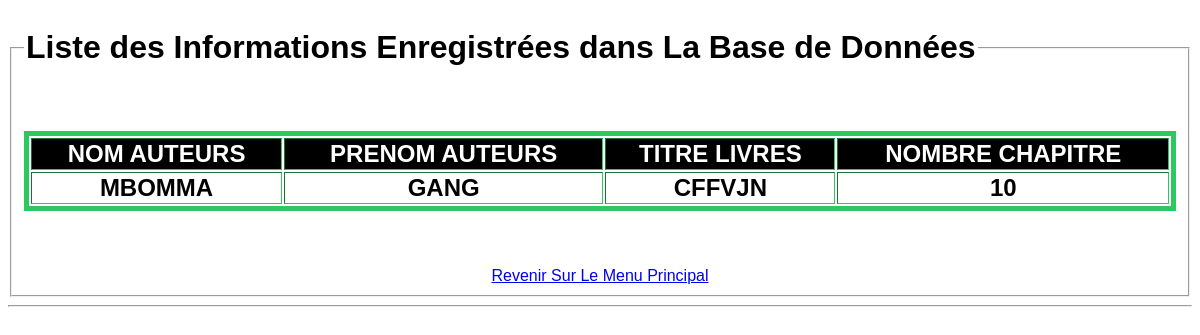
The page /Livres.php?IDAUTEUR=4 on the database its author committed.
### tables this page shows
CREATE TABLE IF NOT EXISTS `rediger` (
  `IDAUTEUR` int(11) NOT NULL,
  `IDLIVRE` int(11) NOT NULL,
  `NBRECHAPITRE` int(11) DEFAULT NULL,
  PRIMARY KEY (`IDAUTEUR`,`IDLIVRE`),
  KEY `FK_REDIGER2` (`IDLIVRE`)
);

CREATE TABLE IF NOT EXISTS `auteur` (
  `IDAUTEUR` int(11) NOT NULL AUTO_INCREMENT,
  `NOMAUTEUR` varchar(50) DEFAULT NULL,
  `PRENOMAUTEUR` varchar(50) DEFAULT NULL,
  `DATENAISSANCEAUTEUR` date DEFAULT NULL,
  PRIMARY KEY (`IDAUTEUR`)
);

CREATE TABLE IF NOT EXISTS `livre` (
  `IDLIVRE` int(11) NOT NULL AUTO_INCREMENT,
  `TITRELIVRE` varchar(20) DEFAULT NULL,
  `ANNEELIVRE` int(11) DEFAULT NULL,
  `CATEGORIELIVRE` varchar(20) DEFAULT NULL,
  `NBREPAGELIVRE` int(11) DEFAULT NULL,
  PRIMARY KEY (`IDLIVRE`)
);

### Livres.php (the view, shortened to what this page needs)
<?php
	$id=$_GET['IDAUTEUR'];
	require_once('connexion.php');
		$resultat = $con->query("SELECT A.NOMAUTEUR, A.PRENOMAUTEUR, L.TITRELIVRE, R.NBRECHAPITRE
									FROM auteur A, livre L, rediger R
									WHERE A.IDAUTEUR = R.IDAUTEUR
									AND R.IDLIVRE = L.IDLIVRE
									AND A.IDAUTEUR=$id");
?>
<!DOCTYPE HTML>
<html>
	<head>
	<link rel="stylesheet" type="text/css" href="monstyle.css">
	</head>
	<body><div><div><div>
				<fieldset><legend><div><H1>Liste des Informations Enregistrées dans La Base de Données</H1></div></legend><br>
					<center><H2><table border=2 cellspacing=2>
						<thead><tr>
								<th>NOM AUTEURS</th>
								<th>PRENOM AUTEURS</th>
								<th>TITRE LIVRES</th>
								<th>NOMBRE CHAPITRE</th>
							</tr></thead>
						<tbody>
							<?php while($VBLETABLE=$resultat->fetch()){?>
								<tr>
									<td align="center"><?php echo $VBLETABLE['NOMAUTEUR'] ?></td>
									<td align="center"><?php echo $VBLETABLE['PRENOMAUTEUR'] ?></td>
									<td align="center"><?php echo $VBLETABLE['TITRELIVRE'] ?></td>
									<td align="center"><?php echo $VBLETABLE['NBRECHAPITRE'] ?></td>
									<?php } ?>
						</tbody></table></H2><br><br><a href="index.php">Revenir Sur Le Menu Principal</a>
					</center></fieldset><hr></div></div></div>
	</body>
</html>

### Monstyle.css (style rules this page uses)
table { border:solid 5px rgb(43, 201, 95) ; width: 100%; }
html { font-family: 'Franklin Gothic Medium', 'Arial Narrow', Arial, sans-serif; font-weight: inherit 150px; }
th { background-color: black; color: white; }

### rows shown on the page
rediger: IDAUTEUR.NOMAUTEUR "MBOMMA", IDAUTEUR.PRENOMAUTEUR "GANG", IDLIVRE.TITRELIVRE "CFFVJN", NBRECHAPITRE "10"
